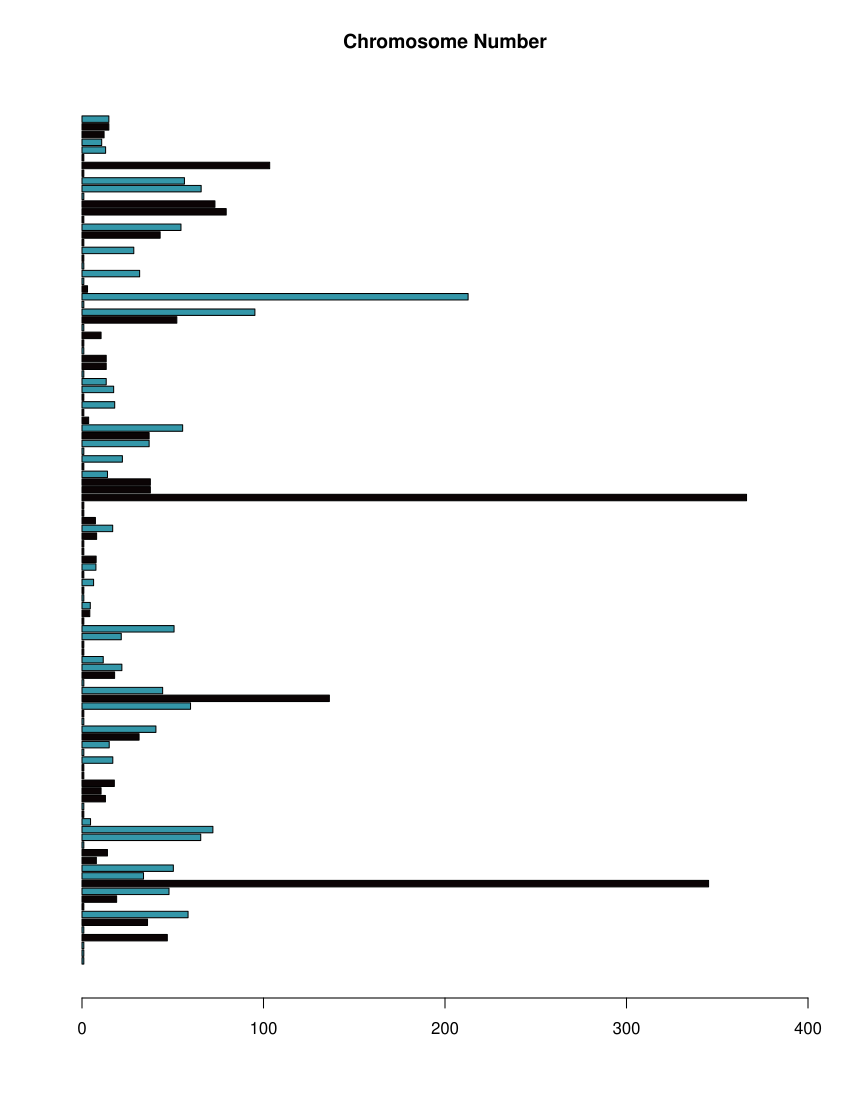

Generate this figure with R:
#Michelle Jonika
#November 2, 2021

#figure to visualize the tip rates and range size as a discrete trait

###LOAD IN PACKAGES###----------------------------------------------------------
library(viridis)
library(ape)

###LOAD IN DATA###--------------------------------------------------------------

#load in tree data
trees <- read.nexus("../../data/carnivora.nex")
for(i in 1:100){
  #trees are ultrametric, this line corrects for the fact that the tolerance
  #for being ultrametric is not met by some trees
  trees[[i]] <- force.ultrametric(trees[[i]], method = "extend")
}

#load in tip rate data
tips <- read.csv("../../results/rates.csv", row.names = 1)


###PRUNE DATA###----------------------------------------------------------------

#prune and scale trees
#find tips that are missing from the dataset
missing <- trees[[1]]$tip.label[!trees[[1]]$tip.label %in% tips$species]
#empty list to store pruned trees
trees.pruned <- list()
#empty vector to store tree depths
#keep tree depths to correct for depth when analysing rates
tree.depths <- c()

#loop that drops missing tips and stores tree depths for further use
for(i in 1:100){
  cur.tree <- drop.tip(trees[[i]], tip = missing)
  tree.depths[i] <- max(branching.times(cur.tree))
  # a rounding error also makes tree 52 fail due to a multitomy in the genus
  # pusa
  if(i == 52){
    cur.tree <- multi2di(cur.tree)
    
  }
  cur.tree$edge.length <-  cur.tree$edge.length / max(branching.times(cur.tree))
  trees.pruned[[i]] <- cur.tree
}

#rm old data and clean up environment
rm(trees, cur.tree, i, missing, tree.depths)

###PLOT PHYLOGENY AND BAR PLOT###-----------------------------------------------

#plot barplot with chromosome number to piece figure together
barplot(height = tips$tipRates + 1, 
        col=viridis(2, option= "G", end = 0.6)[tips$range.size + 1],
        horiz = T,
        xlim = c(0,400),
        main = "Chromosome Number")

#export to PDF 8.5"x11"
